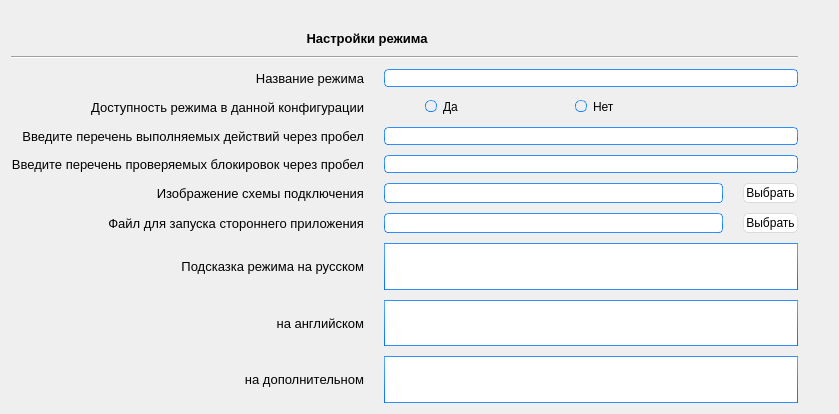
 <widget class="QWidget" name="Mode">
  <property name="geometry">
   <rect>
    <x>0</x>
    <y>0</y>
    <width>839</width>
    <height>414</height>
   </rect>
  </property>
  <property name="sizePolicy">
   <sizepolicy hsizetype="Preferred" vsizetype="Preferred">
    <horstretch>0</horstretch>
    <verstretch>0</verstretch>
   </sizepolicy>
  </property>
  <property name="windowTitle">
   <string>Form</string>
  </property>
  <property name="styleSheet">
   <string notr="true">QMainWindow {
	background-color:#ececec;
}
QTextEdit {
	border-width: 1px;
	border-style: solid;
	border-color: qlineargradient(spread:pad, x1:0.5, y1:1, x2:0.5, y2:0, stop:0 rgba(0, 113, 255, 255), stop:1 rgba(91, 171, 252, 255));
}
QPlainTextEdit {
	border-width: 1px;
	border-style: solid;
	border-color: qlineargradient(spread:pad, x1:0.5, y1:1, x2:0.5, y2:0, stop:0 rgba(0, 113, 255, 255), stop:1 rgba(91, 171, 252, 255));
}
QToolButton {
	border-style: solid;
	border-top-color: qlineargradient(spread:pad, x1:0.5, y1:1, x2:0.5, y2:0, stop:0 rgb(215, 215, 215), stop:1 rgb(222, 222, 222));
	border-right-color: qlineargradient(spread:pad, x1:0, y1:0.5, x2:1, y2:0.5, stop:0 rgb(217, 217, 217), stop:1 rgb(227, 227, 227));
	border-left-color: qlineargradient(spread:pad, x1:0, y1:0.5, x2:1, y2:0.5, stop:0 rgb(227, 227, 227), stop:1 rgb(217, 217, 217));
	border-bottom-color: qlineargradient(spread:pad, x1:0.5, y1:1, x2:0.5, y2:0, stop:0 rgb(215, 215, 215), stop:1 rgb(222, 222, 222));
	border-width: 1px;
	border-radius: 5px;
	color: rgb(0,0,0);
	padding: 2px;
	background-color: rgb(255,255,255);
}
QToolButton:hover{
	border-style: solid;
	border-top-color: qlineargradient(spread:pad, x1:0.5, y1:1, x2:0.5, y2:0, stop:0 rgb(195, 195, 195), stop:1 rgb(222, 222, 222));
	border-right-color: qlineargradient(spread:pad, x1:0, y1:0.5, x2:1, y2:0.5, stop:0 rgb(197, 197, 197), stop:1 rgb(227, 227, 227));
	border-left-color: qlineargradient(spread:pad, x1:0, y1:0.5, x2:1, y2:0.5, stop:0 rgb(227, 227, 227), stop:1 rgb(197, 197, 197));
	border-bottom-color: qlineargradient(spread:pad, x1:0.5, y1:1, x2:0.5, y2:0, stop:0 rgb(195, 195, 195), stop:1 rgb(222, 222, 222));
	border-width: 1px;
	border-radius: 5px;
	color: rgb(0,0,0);
	padding: 2px;
	background-color: rgb(255,255,255);
}
QToolButton:pressed{
	border-style: solid;
	border-top-color: qlineargradient(spread:pad, x1:0.5, y1:1, x2:0.5, y2:0, stop:0 rgb(215, 215, 215), stop:1 rgb(222, 222, 222));
	border-right-color: qlineargradient(spread:pad, x1:0, y1:0.5, x2:1, y2:0.5, stop:0 rgb(217, 217, 217), stop:1 rgb(227, 227, 227));
	border-left-color: qlineargradient(spread:pad, x1:0, y1:0.5, x2:1, y2:0.5, stop:0 rgb(227, 227, 227), stop:1 rgb(217, 217, 217));
	border-bottom-color: qlineargradient(spread:pad, x1:0.5, y1:1, x2:0.5, y2:0, stop:0 rgb(215, 215, 215), stop:1 rgb(222, 222, 222));
	border-width: 1px;
	border-radius: 5px;
	color: rgb(0,0,0);
	padding: 2px;
	background-color: rgb(142,142,142);
}
QPushButton{
	border-style: solid;
	border-top-color: qlineargradient(spread:pad, x1:0.5, y1:1, x2:0.5, y2:0, stop:0 rgb(215, 215, 215), stop:1 rgb(222, 222, 222));
	border-right-color: qlineargradient(spread:pad, x1:0, y1:0.5, x2:1, y2:0.5, stop:0 rgb(217, 217, 217), stop:1 rgb(227, 227, 227));
	border-left-color: qlineargradient(spread:pad, x1:0, y1:0.5, x2:1, y2:0.5, stop:0 rgb(227, 227, 227), stop:1 rgb(217, 217, 217));
	border-bottom-color: qlineargradient(spread:pad, x1:0.5, y1:1, x2:0.5, y2:0, stop:0 rgb(215, 215, 215), stop:1 rgb(222, 222, 222));
	border-width: 1px;
	border-radius: 5px;
	color: rgb(0,0,0);
	padding: 2px;
	background-color: rgb(255,255,255);
}
QPushButton::default{
	border-style: solid;
	border-top-color: qlineargradient(spread:pad, x1:0.5, y1:1, x2:0.5, y2:0, stop:0 rgb(215, 215, 215), stop:1 rgb(222, 222, 222));
	border-right-color: qlineargradient(spread:pad, x1:0, y1:0.5, x2:1, y2:0.5, stop:0 rgb(217, 217, 217), stop:1 rgb(227, 227, 227));
	border-left-color: qlineargradient(spread:pad, x1:0, y1:0.5, x2:1, y2:0.5, stop:0 rgb(227, 227, 227), stop:1 rgb(217, 217, 217));
	border-bottom-color: qlineargradient(spread:pad, x1:0.5, y1:1, x2:0.5, y2:0, stop:0 rgb(215, 215, 215), stop:1 rgb(222, 222, 222));
	border-width: 1px;
	border-radius: 5px;
	color: rgb(0,0,0);
	padding: 2px;
	background-color: rgb(255,255,255);
}
QPushButton:hover{
	border-style: solid;
	border-top-color: qlineargradient(spread:pad, x1:0.5, y1:1, x2:0.5, y2:0, stop:0 rgb(195, 195, 195), stop:1 rgb(222, 222, 222));
	border-right-color: qlineargradient(spread:pad, x1:0, y1:0.5, x2:1, y2:0.5, stop:0 rgb(197, 197, 197), stop:1 rgb(227, 227, 227));
	border-left-color: qlineargradient(spread:pad, x1:0, y1:0.5, x2:1, y2:0.5, stop:0 rgb(227, 227, 227), stop:1 rgb(197, 197, 197));
	border-bottom-color: qlineargradient(spread:pad, x1:0.5, y1:1, x2:0.5, y2:0, stop:0 rgb(195, 195, 195), stop:1 rgb(222, 222, 222));
	border-width: 1px;
	border-radius: 5px;
	color: #FFFFFF;
	padding: 2px;
    background-color: qlineargradient(spread:pad, x1:0.5, y1:1, x2:0.5, y2:0, stop:0 rgba(0, 113, 255, 255), stop:1 rgba(91, 171, 252, 255));
}
QPushButton:pressed{
	border-style: solid;
	border-top-color: qlineargradient(spread:pad, x1:0.5, y1:1, x2:0.5, y2:0, stop:0 rgb(215, 215, 215), stop:1 rgb(222, 222, 222));
	border-right-color: qlineargradient(spread:pad, x1:0, y1:0.5, x2:1, y2:0.5, stop:0 rgb(217, 217, 217), stop:1 rgb(227, 227, 227));
	border-left-color: qlineargradient(spread:pad, x1:0, y1:0.5, x2:1, y2:0.5, stop:0 rgb(227, 227, 227), stop:1 rgb(217, 217, 217));
	border-bottom-color: qlineargradient(spread:pad, x1:0.5, y1:1, x2:0.5, y2:0, stop:0 rgb(215, 215, 215), stop:1 rgb(222, 222, 222));
	border-width: 1px;
	border-radius: 5px;
	color: #FFFFFF;
	padding: 2px;
  	background-color: qlineargradient(spread:pad, x1:0.5, y1:1, x2:0.5, y2:0, stop:0 rgba(0, 88, 212, 255), stop:1 rgba(0, 74, 179, 255));
}
QPushButton:disabled{
	border-style: solid;
	border-top-color: qlineargradient(spread:pad, x1:0.5, y1:1, x2:0.5, y2:0, stop:0 rgb(215, 215, 215), stop:1 rgb(222, 222, 222));
	border-right-color: qlineargradient(spread:pad, x1:0, y1:0.5, x2:1, y2:0.5, stop:0 rgb(217, 217, 217), stop:1 rgb(227, 227, 227));
	border-left-color: qlineargradient(spread:pad, x1:0, y1:0.5, x2:1, y2:0.5, stop:0 rgb(227, 227, 227), stop:1 rgb(217, 217, 217));
	border-bottom-color: qlineargradient(spread:pad, x1:0.5, y1:1, x2:0.5, y2:0, stop:0 rgb(215, 215, 215), stop:1 rgb(222, 222, 222));
	border-width: 1px;
	border-radius: 5px;
	color: #808086;
	padding: 2px;
	background-color: rgb(142,142,142);
}
QLineEdit {
	border-width: 1px; border-radius: 4px;
	border-style: solid;
	border-color: qlineargradient(spread:pad, x1:0.5, y1:1, x2:0.5, y2:0, stop:0 rgba(0, 113, 255, 255), stop:1 rgba(91, 171, 252, 255));
}
QLabel {
	color: #000000;
}
QLCDNumber {
	color: rgb(0, 113, 255, 255);
}
QProgressBar {
	text-align: center;
	color: rgb(240, 240, 240);
	border-width: 1px; 
	border-radius: 10px;
	border-color: rgb(230, 230, 230);
	border-style: solid;
	background-color:rgb(207,207,207);
}
QProgressBar::chunk {
	background-color: qlineargradient(spread:pad, x1:0.5, y1:1, x2:0.5, y2:0, stop:0 rgba(49, 147, 250, 255), stop:1 rgba(34, 142, 255, 255));
	border-radius: 10px;
}
QMenuBar {
	background-color: qlineargradient(spread:pad, x1:0.5, y1:1, x2:0.5, y2:0, stop:0 rgba(207, 209, 207, 255), stop:1 rgba(230, 229, 230, 255));
}
QMenuBar::item {
	color: #000000;
  	spacing: 3px;
  	padding: 1px 4px;
	background-color: qlineargradient(spread:pad, x1:0.5, y1:1, x2:0.5, y2:0, stop:0 rgba(207, 209, 207, 255), stop:1 rgba(230, 229, 230, 255));
}

QMenuBar::item:selected {
  	background-color: qlineargradient(spread:pad, x1:0.5, y1:1, x2:0.5, y2:0, stop:0 rgba(0, 113, 255, 255), stop:1 rgba(91, 171, 252, 255));
	color: #FFFFFF;
}
QMenu::item:selected {
	border-style: solid;
	border-top-color: transparent;
	border-right-color: transparent;
	border-left-color: qlineargradient(spread:pad, x1:0.5, y1:1, x2:0.5, y2:0, stop:0 rgba(0, 113, 255, 255), stop:1 rgba(91, 171, 252, 255));
	border-bottom-color: transparent;
	border-left-width: 2px;
	color: #000000;
	padding-left:15px;
	padding-top:4px;
	padding-bottom:4px;
	padding-right:7px;
}
QMenu::item {
	border-style: solid;
	border-top-color: transparent;
	border-right-color: transparent;
	border-left-color: transparent;
	border-bottom-color: transparent;
	border-bottom-width: 1px;
	color: #000000;
	padding-left:17px;
	padding-top:4px;
	padding-bottom:4px;
	padding-right:7px;
}
QTabWidget {
	color:rgb(0,0,0);
	background-color:#000000;
}
QTabWidget::pane {
		border-color: rgb(223,223,223);
		background-color:rgb(226,226,226);
		border-style: solid;
		border-width: 2px;
    	border-radius: 6px;
}
QTabBar::tab:first {
	border-style: solid;
	border-left-width:1px;
	border-right-width:0px;
	border-top-width:1px;
	border-bottom-width:1px;
	border-top-color: rgb(209,209,209);
	border-left-color: qlineargradient(spread:pad, x1:0.5, y1:1, x2:0.5, y2:0, stop:0 rgba(209, 209, 209, 209), stop:1 rgba(229, 229, 229, 229));
	border-bottom-color: rgb(229,229,229);
	border-top-left-radius: 4px;
	border-bottom-left-radius: 4px;
	color: #000000;
	padding: 3px;
	margin-left:0px;
	background-color: qlineargradient(spread:pad, x1:0.5, y1:1, x2:0.5, y2:0, stop:0 rgba(247, 247, 247, 255), stop:1 rgba(255, 255, 255, 255));
}
QTabBar::tab:last {
	border-style: solid;
	border-width:1px;
	border-top-color: rgb(209,209,209);
	border-left-color: qlineargradient(spread:pad, x1:0.5, y1:1, x2:0.5, y2:0, stop:0 rgba(209, 209, 209, 209), stop:1 rgba(229, 229, 229, 229));
	border-right-color: qlineargradient(spread:pad, x1:0.5, y1:1, x2:0.5, y2:0, stop:0 rgba(209, 209, 209, 209), stop:1 rgba(229, 229, 229, 229));
	border-bottom-color: rgb(229,229,229);
	border-top-right-radius: 4px;
	border-bottom-right-radius: 4px;
	color: #000000;
	padding: 3px;
	margin-left:0px;
	background-color: qlineargradient(spread:pad, x1:0.5, y1:1, x2:0.5, y2:0, stop:0 rgba(247, 247, 247, 255), stop:1 rgba(255, 255, 255, 255));
}
QTabBar::tab {
	border-style: solid;
	border-top-width:1px;
	border-bottom-width:1px;
	border-left-width:1px;
	border-top-color: rgb(209,209,209);
	border-left-color: qlineargradient(spread:pad, x1:0.5, y1:1, x2:0.5, y2:0, stop:0 rgba(209, 209, 209, 209), stop:1 rgba(229, 229, 229, 229));
	border-bottom-color: rgb(229,229,229);
	color: #000000;
	padding: 3px;
	margin-left:0px;
	background-color: qlineargradient(spread:pad, x1:0.5, y1:1, x2:0.5, y2:0, stop:0 rgba(247, 247, 247, 255), stop:1 rgba(255, 255, 255, 255));
}
QTabBar::tab:selected, QTabBar::tab:last:selected, QTabBar::tab:hover {
  	border-style: solid;
  	border-left-width:1px;
	border-right-color: transparent;
	border-top-color: rgb(209,209,209);
	border-left-color: qlineargradient(spread:pad, x1:0.5, y1:1, x2:0.5, y2:0, stop:0 rgba(209, 209, 209, 209), stop:1 rgba(229, 229, 229, 229));
	border-bottom-color: rgb(229,229,229);
	color: #FFFFFF;
	padding: 3px;
	margin-left:0px;
	background-color: qlineargradient(spread:pad, x1:0.5, y1:1, x2:0.5, y2:0, stop:0 rgba(0, 113, 255, 255), stop:1 rgba(91, 171, 252, 255));
}

QTabBar::tab:selected, QTabBar::tab:first:selected, QTabBar::tab:hover {
  	border-style: solid;
  	border-left-width:1px;
  	border-bottom-width:1px;
  	border-top-width:1px;
	border-right-color: transparent;
	border-top-color: rgb(209,209,209);
	border-left-color: qlineargradient(spread:pad, x1:0.5, y1:1, x2:0.5, y2:0, stop:0 rgba(209, 209, 209, 209), stop:1 rgba(229, 229, 229, 229));
	border-bottom-color: rgb(229,229,229);
	color: #FFFFFF;
	padding: 3px;
	margin-left:0px;
	background-color: qlineargradient(spread:pad, x1:0.5, y1:1, x2:0.5, y2:0, stop:0 rgba(0, 113, 255, 255), stop:1 rgba(91, 171, 252, 255));
}

QCheckBox {
	color: #000000;
	padding: 2px;
}
QCheckBox:disabled {
	color: #808086;
	padding: 2px;
}

QCheckBox:hover {
	border-radius:4px;
	border-style:solid;
	padding-left: 1px;
	padding-right: 1px;
	padding-bottom: 1px;
	padding-top: 1px;
	border-width:1px;
	border-color: transparent;
}
QCheckBox::indicator:checked {

	height: 10px;
	width: 10px;
	border-style:solid;
	border-width: 1px;
	border-color: qlineargradient(spread:pad, x1:0.5, y1:1, x2:0.5, y2:0, stop:0 rgba(0, 113, 255, 255), stop:1 rgba(91, 171, 252, 255));
	color: #000000;
	background-color: qlineargradient(spread:pad, x1:0.5, y1:1, x2:0.5, y2:0, stop:0 rgba(0, 113, 255, 255), stop:1 rgba(91, 171, 252, 255));
}
QCheckBox::indicator:unchecked {

	height: 10px;
	width: 10px;
	border-style:solid;
	border-width: 1px;
	border-color: qlineargradient(spread:pad, x1:0.5, y1:1, x2:0.5, y2:0, stop:0 rgba(0, 113, 255, 255), stop:1 rgba(91, 171, 252, 255));
	color: #000000;
}
QRadioButton {
	color: 000000;
	padding: 1px;
}
QRadioButton::indicator:checked {
	height: 10px;
	width: 10px;
	border-style:solid;
	border-radius:5px;
	border-width: 1px;
	border-color: qlineargradient(spread:pad, x1:0.5, y1:1, x2:0.5, y2:0, stop:0 rgba(0, 113, 255, 255), stop:1 rgba(91, 171, 252, 255));
	color: #a9b7c6;
	background-color: qlineargradient(spread:pad, x1:0.5, y1:1, x2:0.5, y2:0, stop:0 rgba(0, 113, 255, 255), stop:1 rgba(91, 171, 252, 255));
}
QRadioButton::indicator:!checked {
	height: 10px;
	width: 10px;
	border-style:solid;
	border-radius:5px;
	border-width: 1px;
	border-color: qlineargradient(spread:pad, x1:0.5, y1:1, x2:0.5, y2:0, stop:0 rgba(0, 113, 255, 255), stop:1 rgba(91, 171, 252, 255));
	color: #a9b7c6;
	background-color: transparent;
}
QStatusBar {
	color:#027f7f;
}
QSpinBox {
	border-style: solid;
	border-width: 1px;
	border-color: qlineargradient(spread:pad, x1:0.5, y1:1, x2:0.5, y2:0, stop:0 rgba(0, 113, 255, 255), stop:1 rgba(91, 171, 252, 255));
}
QDoubleSpinBox {
	border-style: solid;
	border-width: 1px;
	border-color: qlineargradient(spread:pad, x1:0.5, y1:1, x2:0.5, y2:0, stop:0 rgba(0, 113, 255, 255), stop:1 rgba(91, 171, 252, 255));
}
QTimeEdit {
	border-style: solid;
	border-width: 1px;
	border-color: qlineargradient(spread:pad, x1:0.5, y1:1, x2:0.5, y2:0, stop:0 rgba(0, 113, 255, 255), stop:1 rgba(91, 171, 252, 255));
}
QDateTimeEdit {
	border-style: solid;
	border-width: 1px;
	border-color: qlineargradient(spread:pad, x1:0.5, y1:1, x2:0.5, y2:0, stop:0 rgba(0, 113, 255, 255), stop:1 rgba(91, 171, 252, 255));
}
QDateEdit {
	border-style: solid;
	border-width: 1px;
	border-color: qlineargradient(spread:pad, x1:0.5, y1:1, x2:0.5, y2:0, stop:0 rgba(0, 113, 255, 255), stop:1 rgba(91, 171, 252, 255));
}

QToolBox {
	color: #a9b7c6;
	background-color:#000000;
}
QToolBox::tab {
	color: #a9b7c6;
	background-color:#000000;
}
QToolBox::tab:selected {
	color: #FFFFFF;
	background-color:#000000;
}
QScrollArea {
	color: #FFFFFF;
	background-color:#000000;
}
QSlider::groove:horizontal {
	height: 5px;
	background-color: qlineargradient(spread:pad, x1:0.5, y1:1, x2:0.5, y2:0, stop:0 rgba(49, 147, 250, 255), stop:1 rgba(34, 142, 255, 255));
}
QSlider::groove:vertical {
	width: 5px;
	background-color: qlineargradient(spread:pad, x1:0.5, y1:1, x2:0.5, y2:0, stop:0 rgba(49, 147, 250, 255), stop:1 rgba(34, 142, 255, 255));
}
QSlider::handle:horizontal {
	background: rgb(253,253,253);
	border-style: solid;
	border-width: 1px;
	border-color: rgb(207,207,207);
	width: 12px;
	margin: -5px 0;
	border-radius: 7px;
}
QSlider::handle:vertical {
	background: rgb(253,253,253);
	border-style: solid;
	border-width: 1px;
	border-color: rgb(207,207,207);
	height: 12px;
	margin: 0 -5px;
	border-radius: 7px;
}
QSlider::add-page:horizontal {
    background: rgb(181,181,181);
}
QSlider::add-page:vertical {
    background: rgb(181,181,181);
}
QSlider::sub-page:horizontal {
    background-color: qlineargradient(spread:pad, x1:0.5, y1:1, x2:0.5, y2:0, stop:0 rgba(49, 147, 250, 255), stop:1 rgba(34, 142, 255, 255));
}
QSlider::sub-page:vertical {
    background-color: qlineargradient(spread:pad, y1:0.5, x1:1, y2:0.5, x2:0, stop:0 rgba(49, 147, 250, 255), stop:1 rgba(34, 142, 255, 255));
}
QScrollBar:horizontal {
	max-height: 20px;
	border: 1px transparent grey;
	margin: 0px 20px 0px 20px;
}
QScrollBar:vertical {
	max-width: 20px;
	border: 1px transparent grey;
	margin: 20px 0px 20px 0px;
}
QScrollBar::handle:horizontal {
	background: rgb(253,253,253);
	border-style: solid;
	border-width: 1px;
	border-color: rgb(207,207,207);
	border-radius: 7px;
	min-width: 25px;
}
QScrollBar::handle:horizontal:hover {
	background: rgb(253,253,253);
	border-style: solid;
	border-width: 1px;
	border-color: rgb(147, 200, 200);
	border-radius: 7px;
	min-width: 25px;
}
QScrollBar::handle:vertical {
	background: rgb(253,253,253);
	border-style: solid;
	border-width: 1px;
	border-color: rgb(207,207,207);
	border-radius: 7px;
	min-height: 25px;
}
QScrollBar::handle:vertical:hover {
	background: rgb(253,253,253);
	border-style: solid;
	border-width: 1px;
	border-color: rgb(147, 200, 200);
	border-radius: 7px;
	min-height: 25px;
}
QScrollBar::add-line:horizontal {
   border: 2px transparent grey;
   border-top-right-radius: 7px;
   border-bottom-right-radius: 7px;
   background: rgba(34, 142, 255, 255);
   width: 20px;
   subcontrol-position: right;
   subcontrol-origin: margin;
}
QScrollBar::add-line:horizontal:pressed {
   border: 2px transparent grey;
   border-top-right-radius: 7px;
   border-bottom-right-radius: 7px;
   background: rgb(181,181,181);
   width: 20px;
   subcontrol-position: right;
   subcontrol-origin: margin;
}
QScrollBar::add-line:vertical {
   border: 2px transparent grey;
   border-bottom-left-radius: 7px;
   border-bottom-right-radius: 7px;
   background: rgba(34, 142, 255, 255);
   height: 20px;
   subcontrol-position: bottom;
   subcontrol-origin: margin;
}
QScrollBar::add-line:vertical:pressed {
   border: 2px transparent grey;
   border-bottom-left-radius: 7px;
   border-bottom-right-radius: 7px;
   background: rgb(181,181,181);
   height: 20px;
   subcontrol-position: bottom;
   subcontrol-origin: margin;
}
QScrollBar::sub-line:horizontal {
   border: 2px transparent grey;
   border-top-left-radius: 7px;
   border-bottom-left-radius: 7px;
   background: rgba(34, 142, 255, 255);
   width: 20px;
   subcontrol-position: left;
   subcontrol-origin: margin;
}
QScrollBar::sub-line:horizontal:pressed {
   border: 2px transparent grey;
   border-top-left-radius: 7px;
   border-bottom-left-radius: 7px;
   background: rgb(181,181,181);
   width: 20px;
   subcontrol-position: left;
   subcontrol-origin: margin;
}
QScrollBar::sub-line:vertical {
   border: 2px transparent grey;
   border-top-left-radius: 7px;
   border-top-right-radius: 7px;
   background: rgba(34, 142, 255, 255);
   height: 20px;
   subcontrol-position: top;
   subcontrol-origin: margin;
}
QScrollBar::sub-line:vertical:pressed {
   border: 2px transparent grey;
   border-top-left-radius: 7px;
   border-top-right-radius: 7px;
   background: rgb(181,181,181);
   height: 20px;
   subcontrol-position: top;
   subcontrol-origin: margin;
}
QScrollBar::left-arrow:horizontal {
   border: 1px transparent grey;
   border-top-left-radius: 3px;
   border-bottom-left-radius: 3px;
   width: 6px;
   height: 6px;
   background: white;
}
QScrollBar::right-arrow:horizontal {
   border: 1px transparent grey;
   border-top-right-radius: 3px;
   border-bottom-right-radius: 3px;
   width: 6px;
   height: 6px;
   background: white;
}
QScrollBar::up-arrow:vertical {
   border: 1px transparent grey;
   border-top-left-radius: 3px;
   border-top-right-radius: 3px;
   width: 6px;
   height: 6px;
   background: white;
}
QScrollBar::down-arrow:vertical {
   border: 1px transparent grey;
   border-bottom-left-radius: 3px;
   border-bottom-right-radius: 3px;
   width: 6px;
   height: 6px;
   background: white;
}
QScrollBar::add-page:horizontal, QScrollBar::sub-page:horizontal {
   background: none;
}
QScrollBar::add-page:vertical, QScrollBar::sub-page:vertical {
   background: none;
}</string>
  </property>
  <layout class="QHBoxLayout" name="horizontalLayout_3">
   <item>
    <layout class="QGridLayout" name="gridLayout" rowstretch="4,0,0,0,0,0,0,0,0,0,0" columnstretch="1,4,0" columnminimumwidth="0,0,0">
     <property name="topMargin">
      <number>20</number>
     </property>
     <property name="rightMargin">
      <number>30</number>
     </property>
     <property name="bottomMargin">
      <number>0</number>
     </property>
     <property name="horizontalSpacing">
      <number>20</number>
     </property>
     <property name="verticalSpacing">
      <number>10</number>
     </property>
     <item row="0" column="0" colspan="2">
      <widget class="QLabel" name="label_5">
       <property name="sizePolicy">
        <sizepolicy hsizetype="Preferred" vsizetype="Maximum">
         <horstretch>0</horstretch>
         <verstretch>0</verstretch>
        </sizepolicy>
       </property>
       <property name="maximumSize">
        <size>
         <width>16777215</width>
         <height>15</height>
        </size>
       </property>
       <property name="font">
        <font>
         <pointsize>10</pointsize>
         <weight>75</weight>
         <bold>true</bold>
        </font>
       </property>
       <property name="text">
        <string>Настройки режима</string>
       </property>
       <property name="alignment">
        <set>Qt::AlignCenter</set>
       </property>
      </widget>
     </item>
     <item row="8" column="0">
      <widget class="QLabel" name="label_8">
       <property name="font">
        <font>
         <pointsize>10</pointsize>
        </font>
       </property>
       <property name="text">
        <string>Подсказка режима на русском</string>
       </property>
       <property name="alignment">
        <set>Qt::AlignRight|Qt::AlignTrailing|Qt::AlignVCenter</set>
       </property>
      </widget>
     </item>
     <item row="7" column="1">
      <layout class="QHBoxLayout" name="horizontalLayout">
       <item>
        <widget class="QLineEdit" name="lineModeFile">
         <property name="sizePolicy">
          <sizepolicy hsizetype="Expanding" vsizetype="Preferred">
           <horstretch>0</horstretch>
           <verstretch>0</verstretch>
          </sizepolicy>
         </property>
        </widget>
       </item>
      </layout>
     </item>
     <item row="4" column="0">
      <widget class="QLabel" name="label_6">
       <property name="font">
        <font>
         <pointsize>10</pointsize>
        </font>
       </property>
       <property name="text">
        <string>Введите перечень выполняемых действий через пробел</string>
       </property>
       <property name="alignment">
        <set>Qt::AlignRight|Qt::AlignTrailing|Qt::AlignVCenter</set>
       </property>
      </widget>
     </item>
     <item row="7" column="0">
      <widget class="QLabel" name="label_2">
       <property name="font">
        <font>
         <pointsize>10</pointsize>
        </font>
       </property>
       <property name="text">
        <string>Файл для запуска стороннего приложения</string>
       </property>
       <property name="alignment">
        <set>Qt::AlignRight|Qt::AlignTrailing|Qt::AlignVCenter</set>
       </property>
      </widget>
     </item>
     <item row="3" column="1">
      <layout class="QHBoxLayout" name="horizontalLayout_2">
       <item>
        <spacer name="horizontalSpacer">
         <property name="orientation">
          <enum>Qt::Horizontal</enum>
         </property>
         <property name="sizeType">
          <enum>QSizePolicy::Preferred</enum>
         </property>
         <property name="sizeHint" stdset="0">
          <size>
           <width>40</width>
           <height>20</height>
          </size>
         </property>
        </spacer>
       </item>
       <item>
        <widget class="QRadioButton" name="radioButtonYes">
         <property name="text">
          <string>Да</string>
         </property>
        </widget>
       </item>
       <item>
        <widget class="QRadioButton" name="radioButtonNo">
         <property name="text">
          <string>Нет</string>
         </property>
        </widget>
       </item>
      </layout>
     </item>
     <item row="7" column="2">
      <widget class="QPushButton" name="buttonModeFile">
       <property name="text">
        <string>Выбрать</string>
       </property>
      </widget>
     </item>
     <item row="3" column="0">
      <widget class="QLabel" name="label_4">
       <property name="font">
        <font>
         <pointsize>10</pointsize>
        </font>
       </property>
       <property name="text">
        <string>Доступность режима в данной конфигурации</string>
       </property>
       <property name="alignment">
        <set>Qt::AlignRight|Qt::AlignTrailing|Qt::AlignVCenter</set>
       </property>
      </widget>
     </item>
     <item row="5" column="0">
      <widget class="QLabel" name="label_3">
       <property name="font">
        <font>
         <pointsize>10</pointsize>
        </font>
       </property>
       <property name="text">
        <string>Введите перечень проверяемых блокировок через пробел</string>
       </property>
       <property name="alignment">
        <set>Qt::AlignRight|Qt::AlignTrailing|Qt::AlignVCenter</set>
       </property>
      </widget>
     </item>
     <item row="6" column="1">
      <widget class="QLineEdit" name="lineModeImage">
       <property name="sizePolicy">
        <sizepolicy hsizetype="Expanding" vsizetype="Preferred">
         <horstretch>0</horstretch>
         <verstretch>0</verstretch>
        </sizepolicy>
       </property>
      </widget>
     </item>
     <item row="6" column="2">
      <widget class="QPushButton" name="buttonModeImage">
       <property name="text">
        <string>Выбрать</string>
       </property>
      </widget>
     </item>
     <item row="6" column="0">
      <widget class="QLabel" name="label_7">
       <property name="font">
        <font>
         <pointsize>10</pointsize>
        </font>
       </property>
       <property name="text">
        <string>Изображение схемы подключения</string>
       </property>
       <property name="alignment">
        <set>Qt::AlignRight|Qt::AlignTrailing|Qt::AlignVCenter</set>
       </property>
      </widget>
     </item>
     <item row="2" column="0">
      <widget class="QLabel" name="label">
       <property name="font">
        <font>
         <pointsize>10</pointsize>
        </font>
       </property>
       <property name="text">
        <string>Название режима</string>
       </property>
       <property name="alignment">
        <set>Qt::AlignRight|Qt::AlignTrailing|Qt::AlignVCenter</set>
       </property>
      </widget>
     </item>
     <item row="9" column="0">
      <widget class="QLabel" name="label_9">
       <property name="font">
        <font>
         <pointsize>10</pointsize>
        </font>
       </property>
       <property name="text">
        <string>на английском</string>
       </property>
       <property name="alignment">
        <set>Qt::AlignRight|Qt::AlignTrailing|Qt::AlignVCenter</set>
       </property>
      </widget>
     </item>
     <item row="10" column="0">
      <widget class="QLabel" name="label_10">
       <property name="font">
        <font>
         <pointsize>10</pointsize>
        </font>
       </property>
       <property name="text">
        <string>на дополнительном</string>
       </property>
       <property name="alignment">
        <set>Qt::AlignRight|Qt::AlignTrailing|Qt::AlignVCenter</set>
       </property>
      </widget>
     </item>
     <item row="8" column="1" colspan="2">
      <widget class="QTextEdit" name="textMode">
       <property name="sizePolicy">
        <sizepolicy hsizetype="Preferred" vsizetype="Preferred">
         <horstretch>0</horstretch>
         <verstretch>0</verstretch>
        </sizepolicy>
       </property>
       <property name="minimumSize">
        <size>
         <width>0</width>
         <height>30</height>
        </size>
       </property>
       <property name="maximumSize">
        <size>
         <width>16777215</width>
         <height>16777215</height>
        </size>
       </property>
       <property name="verticalScrollBarPolicy">
        <enum>Qt::ScrollBarAlwaysOff</enum>
       </property>
      </widget>
     </item>
     <item row="9" column="1" colspan="2">
      <widget class="QTextEdit" name="textModeEN">
       <property name="sizePolicy">
        <sizepolicy hsizetype="Preferred" vsizetype="Preferred">
         <horstretch>0</horstretch>
         <verstretch>0</verstretch>
        </sizepolicy>
       </property>
       <property name="minimumSize">
        <size>
         <width>0</width>
         <height>30</height>
        </size>
       </property>
       <property name="maximumSize">
        <size>
         <width>16777215</width>
         <height>16777215</height>
        </size>
       </property>
       <property name="verticalScrollBarPolicy">
        <enum>Qt::ScrollBarAlwaysOff</enum>
       </property>
      </widget>
     </item>
     <item row="10" column="1" colspan="2">
      <widget class="QTextEdit" name="textModeOT">
       <property name="sizePolicy">
        <sizepolicy hsizetype="Preferred" vsizetype="Preferred">
         <horstretch>0</horstretch>
         <verstretch>0</verstretch>
        </sizepolicy>
       </property>
       <property name="minimumSize">
        <size>
         <width>0</width>
         <height>30</height>
        </size>
       </property>
       <property name="maximumSize">
        <size>
         <width>16777215</width>
         <height>16777215</height>
        </size>
       </property>
       <property name="verticalScrollBarPolicy">
        <enum>Qt::ScrollBarAlwaysOff</enum>
       </property>
      </widget>
     </item>
     <item row="2" column="1" colspan="2">
      <widget class="QLineEdit" name="lineModeName">
       <property name="sizePolicy">
        <sizepolicy hsizetype="Expanding" vsizetype="Preferred">
         <horstretch>0</horstretch>
         <verstretch>0</verstretch>
        </sizepolicy>
       </property>
      </widget>
     </item>
     <item row="4" column="1" colspan="2">
      <widget class="QLineEdit" name="lineModeOutput">
       <property name="sizePolicy">
        <sizepolicy hsizetype="Expanding" vsizetype="Preferred">
         <horstretch>0</horstretch>
         <verstretch>0</verstretch>
        </sizepolicy>
       </property>
      </widget>
     </item>
     <item row="5" column="1" colspan="2">
      <widget class="QLineEdit" name="lineModeBlock">
       <property name="sizePolicy">
        <sizepolicy hsizetype="Expanding" vsizetype="Preferred">
         <horstretch>0</horstretch>
         <verstretch>0</verstretch>
        </sizepolicy>
       </property>
      </widget>
     </item>
     <item row="1" column="0" colspan="3">
      <widget class="Line" name="line">
       <property name="orientation">
        <enum>Qt::Horizontal</enum>
       </property>
      </widget>
     </item>
    </layout>
   </item>
  </layout>
 </widget>
